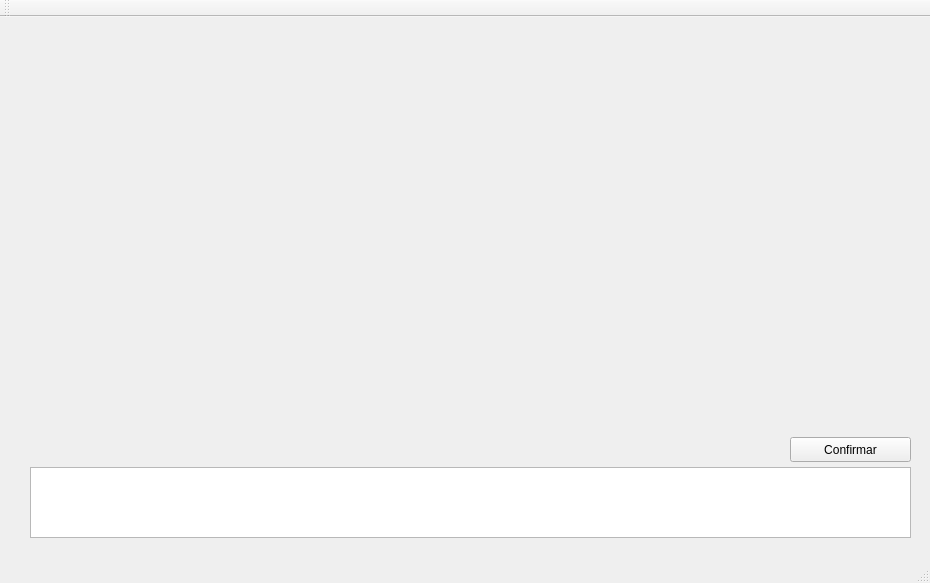
<?xml version="1.0" encoding="UTF-8"?>
<ui version="4.0">
 <class>MainWindow</class>
 <widget class="QMainWindow" name="MainWindow">
  <property name="geometry">
   <rect>
    <x>0</x>
    <y>0</y>
    <width>930</width>
    <height>583</height>
   </rect>
  </property>
  <property name="windowTitle">
   <string>MainWindow</string>
  </property>
  <widget class="QWidget" name="centralWidget">
   <widget class="QPushButton" name="btnAccion">
    <property name="geometry">
     <rect>
      <x>790</x>
      <y>420</y>
      <width>121</width>
      <height>25</height>
     </rect>
    </property>
    <property name="text">
     <string>Confirmar</string>
    </property>
   </widget>
   <widget class="QLabel" name="prueba">
    <property name="geometry">
     <rect>
      <x>620</x>
      <y>390</y>
      <width>161</width>
      <height>21</height>
     </rect>
    </property>
    <property name="text">
     <string/>
    </property>
   </widget>
   <widget class="QTextEdit" name="txtEntrada">
    <property name="geometry">
     <rect>
      <x>30</x>
      <y>450</y>
      <width>881</width>
      <height>71</height>
     </rect>
    </property>
   </widget>
   <widget class="QLabel" name="label">
    <property name="geometry">
     <rect>
      <x>300</x>
      <y>20</y>
      <width>20</width>
      <height>411</height>
     </rect>
    </property>
    <property name="text">
     <string/>
    </property>
   </widget>
   <widget class="QLabel" name="label_2">
    <property name="geometry">
     <rect>
      <x>330</x>
      <y>70</y>
      <width>241</width>
      <height>20</height>
     </rect>
    </property>
    <property name="text">
     <string/>
    </property>
   </widget>
   <widget class="QLabel" name="label_3">
    <property name="geometry">
     <rect>
      <x>330</x>
      <y>53</y>
      <width>41</width>
      <height>17</height>
     </rect>
    </property>
    <property name="text">
     <string/>
    </property>
   </widget>
   <widget class="QLabel" name="label_4">
    <property name="geometry">
     <rect>
      <x>380</x>
      <y>53</y>
      <width>41</width>
      <height>17</height>
     </rect>
    </property>
    <property name="text">
     <string/>
    </property>
   </widget>
   <widget class="QLabel" name="label_5">
    <property name="geometry">
     <rect>
      <x>430</x>
      <y>53</y>
      <width>41</width>
      <height>17</height>
     </rect>
    </property>
    <property name="text">
     <string/>
    </property>
   </widget>
   <widget class="QLabel" name="label_6">
    <property name="geometry">
     <rect>
      <x>480</x>
      <y>53</y>
      <width>41</width>
      <height>17</height>
     </rect>
    </property>
    <property name="text">
     <string/>
    </property>
   </widget>
   <widget class="QLabel" name="label_7">
    <property name="geometry">
     <rect>
      <x>530</x>
      <y>53</y>
      <width>41</width>
      <height>17</height>
     </rect>
    </property>
    <property name="text">
     <string/>
    </property>
   </widget>
   <widget class="QLabel" name="label_8">
    <property name="geometry">
     <rect>
      <x>380</x>
      <y>90</y>
      <width>41</width>
      <height>17</height>
     </rect>
    </property>
    <property name="text">
     <string/>
    </property>
   </widget>
   <widget class="QLabel" name="label_9">
    <property name="geometry">
     <rect>
      <x>430</x>
      <y>90</y>
      <width>41</width>
      <height>17</height>
     </rect>
    </property>
    <property name="text">
     <string/>
    </property>
   </widget>
   <widget class="QLabel" name="label_10">
    <property name="geometry">
     <rect>
      <x>480</x>
      <y>90</y>
      <width>41</width>
      <height>17</height>
     </rect>
    </property>
    <property name="text">
     <string/>
    </property>
   </widget>
   <widget class="QLabel" name="label_11">
    <property name="geometry">
     <rect>
      <x>530</x>
      <y>90</y>
      <width>41</width>
      <height>17</height>
     </rect>
    </property>
    <property name="text">
     <string/>
    </property>
   </widget>
   <widget class="QLabel" name="label_12">
    <property name="geometry">
     <rect>
      <x>330</x>
      <y>90</y>
      <width>41</width>
      <height>17</height>
     </rect>
    </property>
    <property name="text">
     <string/>
    </property>
   </widget>
   <widget class="QLabel" name="label_13">
    <property name="geometry">
     <rect>
      <x>530</x>
      <y>250</y>
      <width>41</width>
      <height>17</height>
     </rect>
    </property>
    <property name="text">
     <string/>
    </property>
   </widget>
   <widget class="QLabel" name="label_14">
    <property name="geometry">
     <rect>
      <x>380</x>
      <y>213</y>
      <width>41</width>
      <height>17</height>
     </rect>
    </property>
    <property name="text">
     <string/>
    </property>
   </widget>
   <widget class="QLabel" name="label_15">
    <property name="geometry">
     <rect>
      <x>330</x>
      <y>230</y>
      <width>241</width>
      <height>20</height>
     </rect>
    </property>
    <property name="text">
     <string/>
    </property>
   </widget>
   <widget class="QLabel" name="label_16">
    <property name="geometry">
     <rect>
      <x>430</x>
      <y>213</y>
      <width>41</width>
      <height>17</height>
     </rect>
    </property>
    <property name="text">
     <string/>
    </property>
   </widget>
   <widget class="QLabel" name="label_17">
    <property name="geometry">
     <rect>
      <x>430</x>
      <y>250</y>
      <width>41</width>
      <height>17</height>
     </rect>
    </property>
    <property name="text">
     <string/>
    </property>
   </widget>
   <widget class="QLabel" name="label_18">
    <property name="geometry">
     <rect>
      <x>380</x>
      <y>250</y>
      <width>41</width>
      <height>17</height>
     </rect>
    </property>
    <property name="text">
     <string/>
    </property>
   </widget>
   <widget class="QLabel" name="label_19">
    <property name="geometry">
     <rect>
      <x>480</x>
      <y>213</y>
      <width>41</width>
      <height>17</height>
     </rect>
    </property>
    <property name="text">
     <string/>
    </property>
   </widget>
   <widget class="QLabel" name="label_20">
    <property name="geometry">
     <rect>
      <x>530</x>
      <y>213</y>
      <width>41</width>
      <height>17</height>
     </rect>
    </property>
    <property name="text">
     <string/>
    </property>
   </widget>
   <widget class="QLabel" name="label_21">
    <property name="geometry">
     <rect>
      <x>330</x>
      <y>250</y>
      <width>41</width>
      <height>17</height>
     </rect>
    </property>
    <property name="text">
     <string/>
    </property>
   </widget>
   <widget class="QLabel" name="label_22">
    <property name="geometry">
     <rect>
      <x>330</x>
      <y>213</y>
      <width>41</width>
      <height>17</height>
     </rect>
    </property>
    <property name="text">
     <string/>
    </property>
   </widget>
   <widget class="QLabel" name="label_23">
    <property name="geometry">
     <rect>
      <x>480</x>
      <y>250</y>
      <width>41</width>
      <height>17</height>
     </rect>
    </property>
    <property name="text">
     <string/>
    </property>
   </widget>
   <widget class="QLabel" name="label_24">
    <property name="geometry">
     <rect>
      <x>530</x>
      <y>390</y>
      <width>41</width>
      <height>17</height>
     </rect>
    </property>
    <property name="text">
     <string/>
    </property>
   </widget>
   <widget class="QLabel" name="label_25">
    <property name="geometry">
     <rect>
      <x>380</x>
      <y>353</y>
      <width>41</width>
      <height>17</height>
     </rect>
    </property>
    <property name="text">
     <string/>
    </property>
   </widget>
   <widget class="QLabel" name="label_26">
    <property name="geometry">
     <rect>
      <x>330</x>
      <y>370</y>
      <width>241</width>
      <height>20</height>
     </rect>
    </property>
    <property name="text">
     <string/>
    </property>
   </widget>
   <widget class="QLabel" name="label_27">
    <property name="geometry">
     <rect>
      <x>430</x>
      <y>353</y>
      <width>41</width>
      <height>17</height>
     </rect>
    </property>
    <property name="text">
     <string/>
    </property>
   </widget>
   <widget class="QLabel" name="label_28">
    <property name="geometry">
     <rect>
      <x>430</x>
      <y>390</y>
      <width>41</width>
      <height>17</height>
     </rect>
    </property>
    <property name="text">
     <string/>
    </property>
   </widget>
   <widget class="QLabel" name="label_29">
    <property name="geometry">
     <rect>
      <x>380</x>
      <y>390</y>
      <width>41</width>
      <height>17</height>
     </rect>
    </property>
    <property name="text">
     <string/>
    </property>
   </widget>
   <widget class="QLabel" name="label_30">
    <property name="geometry">
     <rect>
      <x>480</x>
      <y>353</y>
      <width>41</width>
      <height>17</height>
     </rect>
    </property>
    <property name="text">
     <string/>
    </property>
   </widget>
   <widget class="QLabel" name="label_31">
    <property name="geometry">
     <rect>
      <x>530</x>
      <y>353</y>
      <width>41</width>
      <height>17</height>
     </rect>
    </property>
    <property name="text">
     <string/>
    </property>
   </widget>
   <widget class="QLabel" name="label_32">
    <property name="geometry">
     <rect>
      <x>330</x>
      <y>390</y>
      <width>41</width>
      <height>17</height>
     </rect>
    </property>
    <property name="text">
     <string/>
    </property>
   </widget>
   <widget class="QLabel" name="label_33">
    <property name="geometry">
     <rect>
      <x>330</x>
      <y>353</y>
      <width>41</width>
      <height>17</height>
     </rect>
    </property>
    <property name="text">
     <string/>
    </property>
   </widget>
   <widget class="QLabel" name="label_34">
    <property name="geometry">
     <rect>
      <x>480</x>
      <y>390</y>
      <width>41</width>
      <height>17</height>
     </rect>
    </property>
    <property name="text">
     <string/>
    </property>
   </widget>
   <widget class="QLabel" name="label_35">
    <property name="geometry">
     <rect>
      <x>240</x>
      <y>130</y>
      <width>41</width>
      <height>17</height>
     </rect>
    </property>
    <property name="text">
     <string/>
    </property>
   </widget>
   <widget class="QLabel" name="label_36">
    <property name="geometry">
     <rect>
      <x>90</x>
      <y>93</y>
      <width>41</width>
      <height>17</height>
     </rect>
    </property>
    <property name="text">
     <string/>
    </property>
   </widget>
   <widget class="QLabel" name="label_37">
    <property name="geometry">
     <rect>
      <x>40</x>
      <y>110</y>
      <width>241</width>
      <height>20</height>
     </rect>
    </property>
    <property name="text">
     <string/>
    </property>
   </widget>
   <widget class="QLabel" name="label_38">
    <property name="geometry">
     <rect>
      <x>140</x>
      <y>93</y>
      <width>41</width>
      <height>17</height>
     </rect>
    </property>
    <property name="text">
     <string/>
    </property>
   </widget>
   <widget class="QLabel" name="label_39">
    <property name="geometry">
     <rect>
      <x>140</x>
      <y>130</y>
      <width>41</width>
      <height>17</height>
     </rect>
    </property>
    <property name="text">
     <string/>
    </property>
   </widget>
   <widget class="QLabel" name="label_40">
    <property name="geometry">
     <rect>
      <x>90</x>
      <y>130</y>
      <width>41</width>
      <height>17</height>
     </rect>
    </property>
    <property name="text">
     <string/>
    </property>
   </widget>
   <widget class="QLabel" name="label_41">
    <property name="geometry">
     <rect>
      <x>190</x>
      <y>93</y>
      <width>41</width>
      <height>17</height>
     </rect>
    </property>
    <property name="text">
     <string/>
    </property>
   </widget>
   <widget class="QLabel" name="label_42">
    <property name="geometry">
     <rect>
      <x>240</x>
      <y>93</y>
      <width>41</width>
      <height>17</height>
     </rect>
    </property>
    <property name="text">
     <string/>
    </property>
   </widget>
   <widget class="QLabel" name="label_43">
    <property name="geometry">
     <rect>
      <x>50</x>
      <y>130</y>
      <width>41</width>
      <height>17</height>
     </rect>
    </property>
    <property name="text">
     <string/>
    </property>
   </widget>
   <widget class="QLabel" name="label_44">
    <property name="geometry">
     <rect>
      <x>50</x>
      <y>93</y>
      <width>41</width>
      <height>17</height>
     </rect>
    </property>
    <property name="text">
     <string/>
    </property>
   </widget>
   <widget class="QLabel" name="label_45">
    <property name="geometry">
     <rect>
      <x>190</x>
      <y>130</y>
      <width>41</width>
      <height>17</height>
     </rect>
    </property>
    <property name="text">
     <string/>
    </property>
   </widget>
   <widget class="QLabel" name="label_46">
    <property name="geometry">
     <rect>
      <x>250</x>
      <y>310</y>
      <width>41</width>
      <height>17</height>
     </rect>
    </property>
    <property name="text">
     <string/>
    </property>
   </widget>
   <widget class="QLabel" name="label_47">
    <property name="geometry">
     <rect>
      <x>100</x>
      <y>273</y>
      <width>41</width>
      <height>17</height>
     </rect>
    </property>
    <property name="text">
     <string/>
    </property>
   </widget>
   <widget class="QLabel" name="label_48">
    <property name="geometry">
     <rect>
      <x>50</x>
      <y>290</y>
      <width>241</width>
      <height>20</height>
     </rect>
    </property>
    <property name="text">
     <string/>
    </property>
   </widget>
   <widget class="QLabel" name="label_49">
    <property name="geometry">
     <rect>
      <x>150</x>
      <y>273</y>
      <width>41</width>
      <height>17</height>
     </rect>
    </property>
    <property name="text">
     <string/>
    </property>
   </widget>
   <widget class="QLabel" name="label_50">
    <property name="geometry">
     <rect>
      <x>150</x>
      <y>310</y>
      <width>41</width>
      <height>17</height>
     </rect>
    </property>
    <property name="text">
     <string/>
    </property>
   </widget>
   <widget class="QLabel" name="label_51">
    <property name="geometry">
     <rect>
      <x>100</x>
      <y>310</y>
      <width>41</width>
      <height>17</height>
     </rect>
    </property>
    <property name="text">
     <string/>
    </property>
   </widget>
   <widget class="QLabel" name="label_52">
    <property name="geometry">
     <rect>
      <x>200</x>
      <y>273</y>
      <width>41</width>
      <height>17</height>
     </rect>
    </property>
    <property name="text">
     <string/>
    </property>
   </widget>
   <widget class="QLabel" name="label_53">
    <property name="geometry">
     <rect>
      <x>250</x>
      <y>273</y>
      <width>41</width>
      <height>17</height>
     </rect>
    </property>
    <property name="text">
     <string/>
    </property>
   </widget>
   <widget class="QLabel" name="label_54">
    <property name="geometry">
     <rect>
      <x>50</x>
      <y>310</y>
      <width>41</width>
      <height>17</height>
     </rect>
    </property>
    <property name="text">
     <string/>
    </property>
   </widget>
   <widget class="QLabel" name="label_55">
    <property name="geometry">
     <rect>
      <x>50</x>
      <y>273</y>
      <width>41</width>
      <height>17</height>
     </rect>
    </property>
    <property name="text">
     <string/>
    </property>
   </widget>
   <widget class="QLabel" name="label_56">
    <property name="geometry">
     <rect>
      <x>200</x>
      <y>310</y>
      <width>41</width>
      <height>17</height>
     </rect>
    </property>
    <property name="text">
     <string/>
    </property>
   </widget>
  </widget>
  <widget class="QMenuBar" name="menuBar">
   <property name="geometry">
    <rect>
     <x>0</x>
     <y>0</y>
     <width>930</width>
     <height>22</height>
    </rect>
   </property>
  </widget>
  <widget class="QToolBar" name="mainToolBar">
   <attribute name="toolBarArea">
    <enum>TopToolBarArea</enum>
   </attribute>
   <attribute name="toolBarBreak">
    <bool>false</bool>
   </attribute>
  </widget>
  <widget class="QStatusBar" name="statusBar"/>
 </widget>
 <layoutdefault spacing="6" margin="11"/>
 <resources/>
 <connections/>
</ui>
